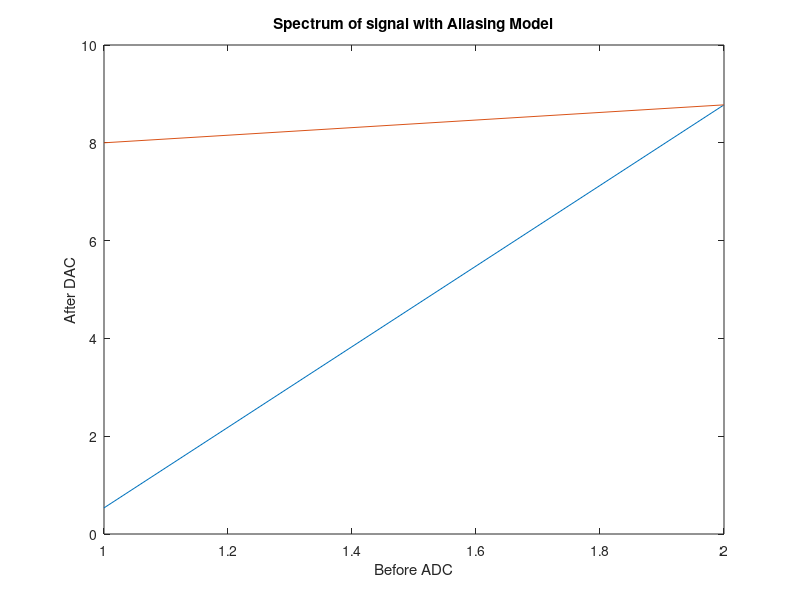

The MATLAB source for this figure:
x=[0.534 8.776];
y=[8 8.776];
figure, plot(x);
hold on;
plot(y);
hold off;
xlabel('Before ADC')
ylabel('After DAC')
title('Spectrum of signal with Aliasing Model')